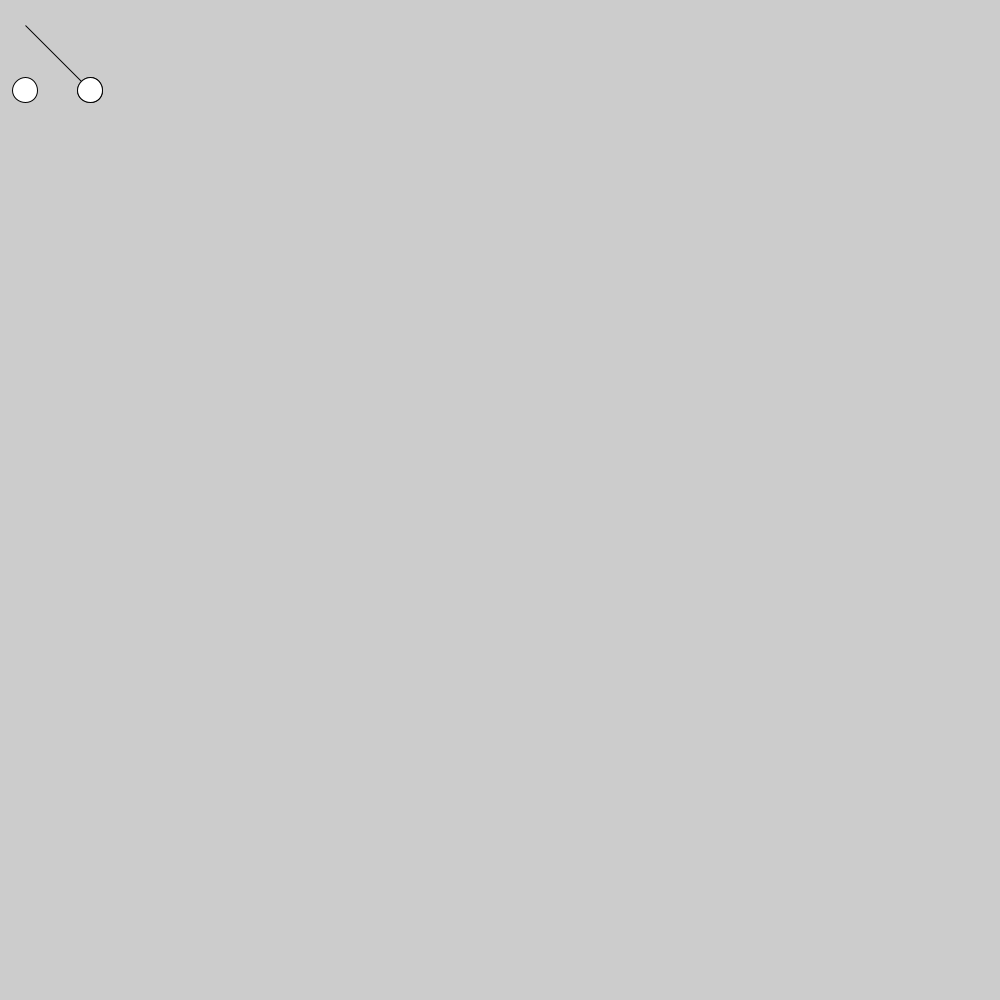
Frame 1 (no input)
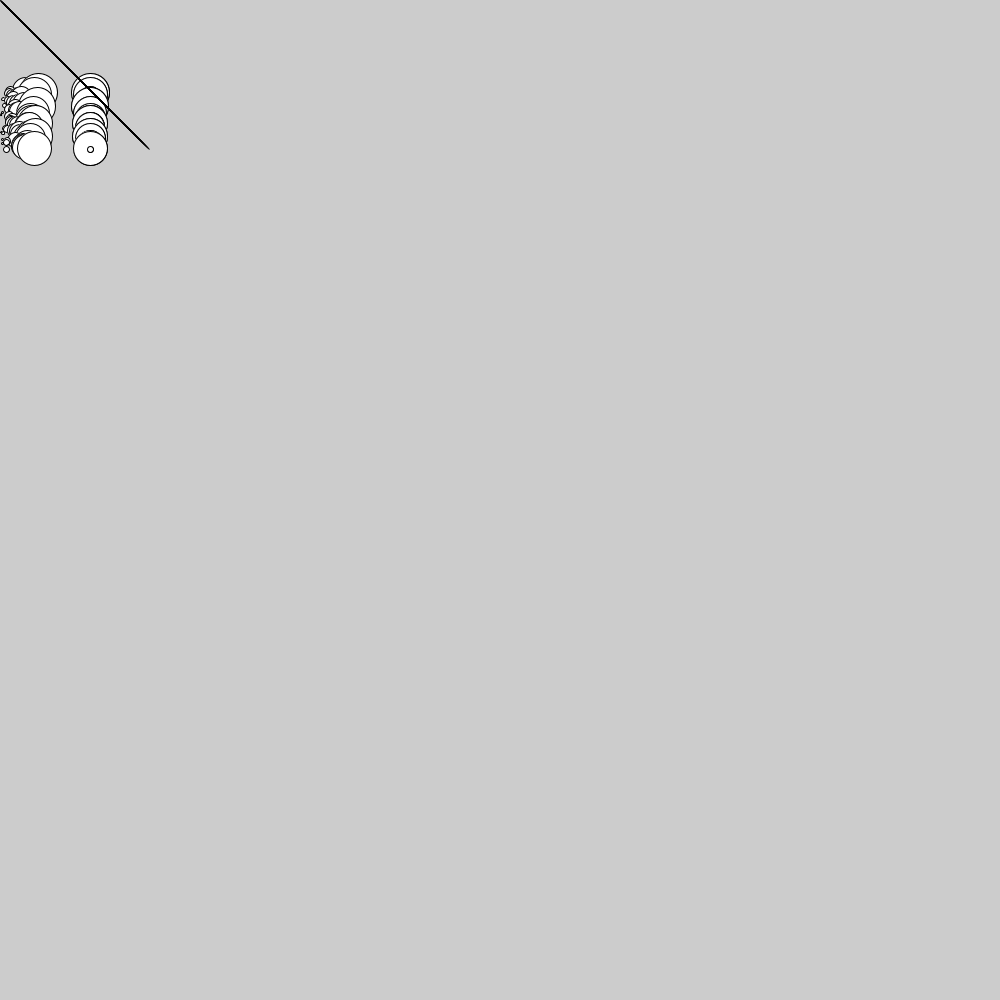
Frame 60 (the mouse pressed at the canvas centre just before this capture)
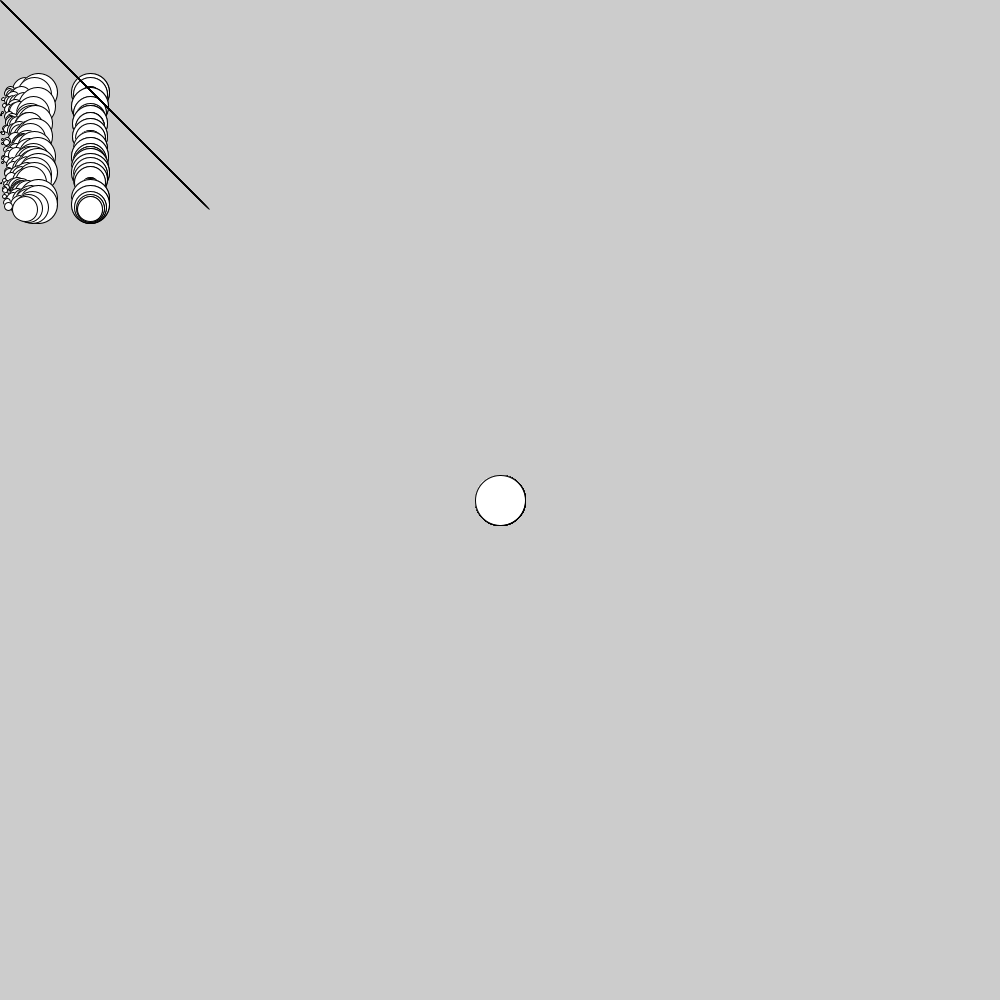
Frame 120 (the mouse held since frame 60 and released just before this capture)

The Processing sketch that drew these frames (run headless with seeded random() and noise(); from frame 60 on, the mouse is pressed at the canvas centre):

// Processing sketch: sketch_260922b
// ── sketch_260922b.pde
void setup()
{
  rectMode(CENTER);
  size(1000,1000);
  frameRate(120);
  
}
int dfo = 90;
//int UR = 
//int UL =
//int LL =
//int LR =
void draw()
{
  int rnd = (int) random(0,40);
  triangle(dfo,dfo, rnd,rnd,rnd,rnd);
  ellipse(90,dfo, rnd,rnd);
  ellipse(rnd,dfo, rnd,rnd);
  ellipse(90,dfo, rnd,rnd);
  dfo = dfo + 1;
  if (mousePressed== true)
  {
  //line(0,0,rnd,rnd);
  ellipse(mouseX,mouseY,pmouseX * 0.1f,pmouseX * 0.1f);
  if (mouseY < 500 && mouseX <500)
      {
        fill(450,100,300);
      }
      else
  if (mouseY < 500 && mouseX >500)
      {
        fill(100,400,200);
      }
      else
  if (mouseY > 500 && mouseX >500)
      {
        fill(400,100,400);
      }
      else
  if (mouseY > 500 && mouseX <500)
      {
        fill(400,200,500);
      }
  
  
  //line(1000,1000,rnd,0);
  }



}
